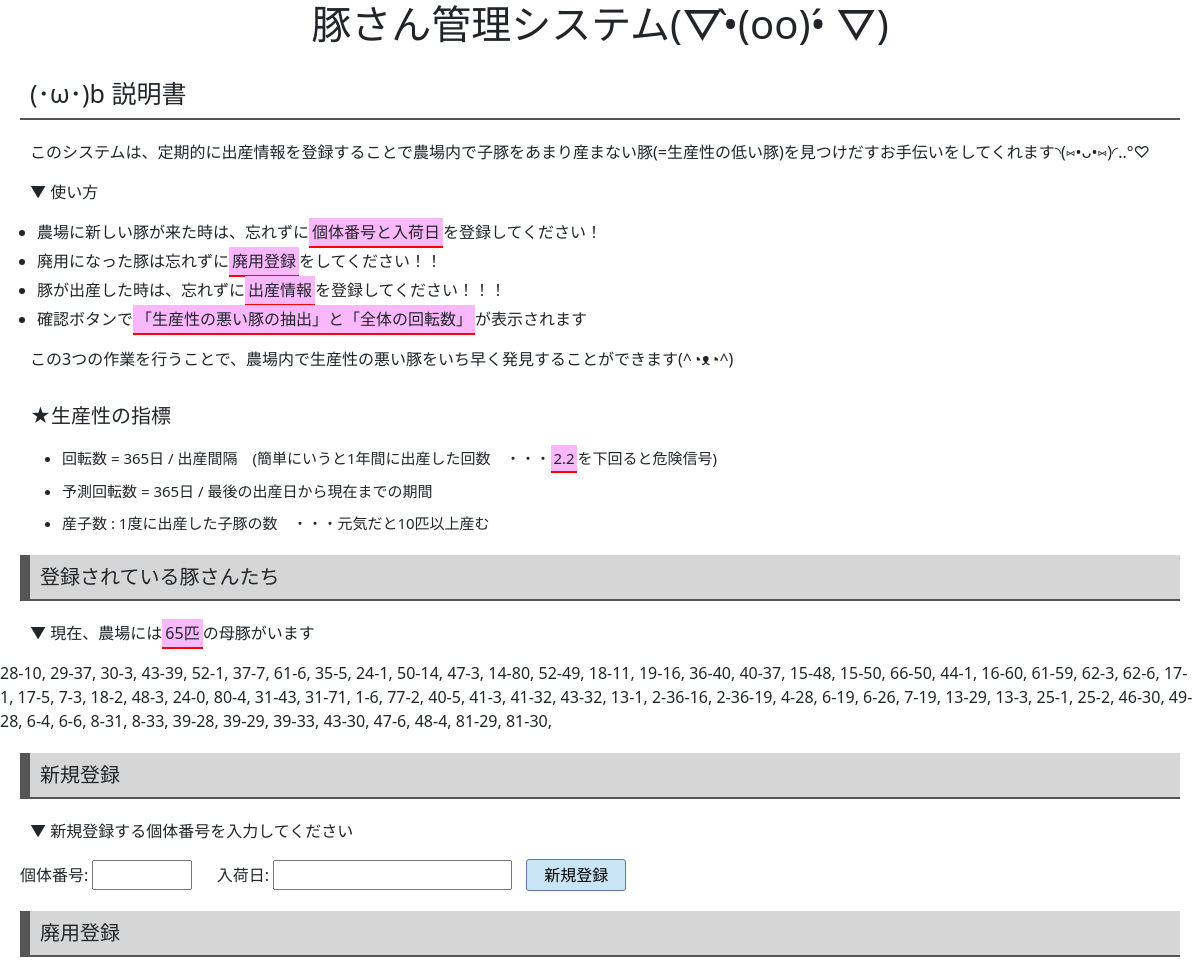
The app's page / (upper part), older data.
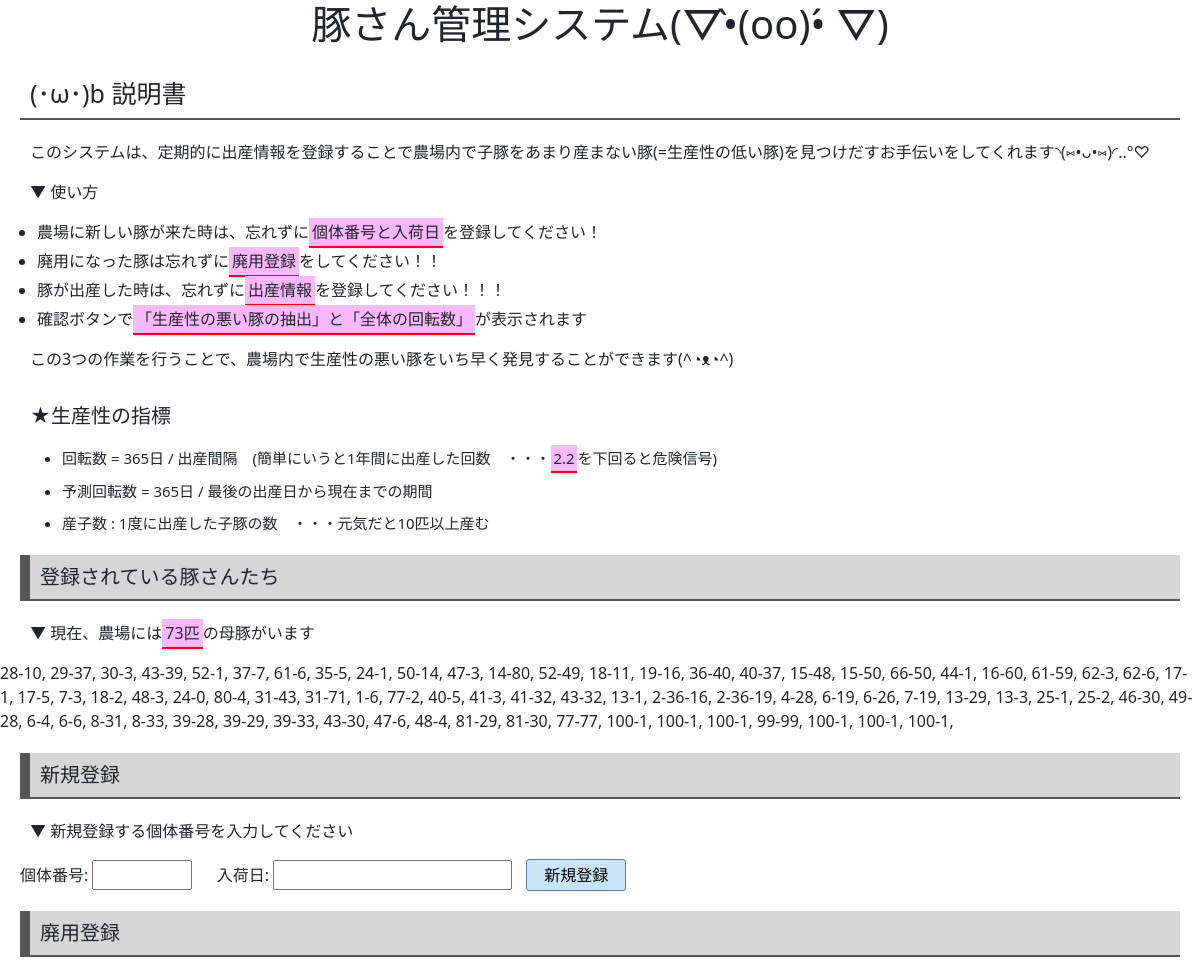
The same page, newer data.
### db_config.py (models this page shows)
class Day(Model):
    id = IntegerField(primary_key=True)  # idは自動で追加
    pig_no = TextField()
    add_day = DateField()
    born_day1 = DateField()
    born_day2 = DateField()
    born_day3 = DateField()
    born_day4 = DateField()
    born_day5 = DateField()
    born_day6 = DateField()
    born_day7 = DateField()
    born_day8 = DateField()
    born_day9 = DateField()
    born_day10 = DateField()
    born_day11 = DateField()
    born_day12 = DateField()
    delete_day = DateField()
    pub_datetime = TimestampField(default=datetime.datetime.now())
    class Meta:
        database = db
        table_name = "days"

### app.py (the view)
@app.route("/")
def index():
    all_l = mk_all_l()
    all_l_len = len(all_l)
    return render_template("index.html", all_l=all_l, all_l_len=all_l_len)

### parts.py (called while the page is built)
def mk_all_l():
    all_list = []
    for n in Day.select():
        if n.delete_day == "3000/1/1":
            no = n.pig_no
            all_list.append(no)
    return all_list

### templates/index.html (shortened to what this page needs)
<!DOCTYPE html>
<html lang="ja">
    <head>
        <link rel="stylesheet" href="static/style.css">
        <link href="https://cdn.jsdelivr.net/npm/bootstrap@5.2.0-beta1/dist/css/bootstrap.min.css" rel="stylesheet">
    </head>
    <body>
        <h1 class="fs-10 $gry-500"><center>豚さん管理システム(▽•̀(oo)•́ ▽)</center></h1>
        <article>
            <h2 class="border-arrange2">(･ω･)b  説明書</h2>
            <p>このシステムは、定期的に出産情報を登録することで農場内で子豚をあまり産まない豚(=生産性の低い豚)を見つけだすお手伝いをしてくれます◝(⑅•ᴗ•⑅)◜..°♡</p>
            <p>▼ 使い方</p>
            <ul>
                <li>農場に新しい豚が来た時は、忘れずに<span class="mark">個体番号と入荷日</span>を登録してください！
                </li>
                <li>廃用になった豚は忘れずに<sapn class="mark">廃用登録</sapn>をしてください！！</li>
                <li>豚が出産した時は、忘れずに<sapn class="mark">出産情報</sapn>を登録してください！！！</li>
                <li>確認ボタンで<span class="mark">「生産性の悪い豚の抽出」と「全体の回転数」</span>が表示されます</li>
            </ul>
            <p>この3つの作業を行うことで、農場内で生産性の悪い豚をいち早く発見することができます(^◔ᴥ◔^)</p>
            <p class="condition1">★生産性の指標</p>
            <ul>
                <li class="condition2">回転数 = 365日 / 出産間隔&emsp;(簡単にいうと1年間に出産した回数&emsp;・・・<span class="mark">2.2</span>を下回ると危険信号)</li>
                <li class="condition2">予測回転数 = 365日 / 最後の出産日から現在までの期間</li>
                <li class="condition2">産子数 : 1度に出産した子豚の数&emsp;・・・元気だと10匹以上産む </li>
            </ul>
        </article>
        <h2 class="border-arrange1">登録されている豚さんたち</h2>
        <p>▼ 現在、農場には<span class="mark">{{all_l_len}}匹</span>の母豚がいます</p>
        {% for n in all_l %}
            {{ n }},
        {% endfor %}
    <h2 class="border-arrange1">新規登録</h2>
    <p>▼ 新規登録する個体番号を入力してください</p>
    <form action="/add" method="post">
        <dic class="first">個体番号: <input type="text" name="add_no" required class="number"></dic>
        <dic>入荷日: <input type="text" name="add_day" required></dic>
        <input type="submit" value="新規登録" class="button">
    </form>
    <br>
    <br>
    <h2 class="border-arrange1">廃用登録</h2>
    <br>
    <br>
    <br>
    <br>
    <br>
    <br>
    <br>
    <br>
    <br>
    <br>
</body>
</html>

Row changes from the older to the newer data that the page shows:
added Day: pig_no "77-77"
added Day: pig_no "100-1"
added Day: pig_no "100-1"
added Day: pig_no "100-1"
added Day: pig_no "99-99"
added Day: pig_no "100-1"
added Day: pig_no "100-1"
added Day: pig_no "100-1"
Text that changed along with them:
{{ all_l_len }}: "65" → "73"
